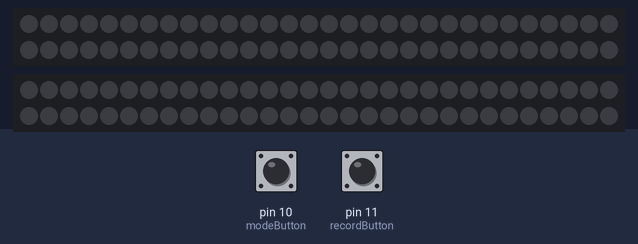
A sketch run on a simulated Arduino Uno, built with avr-gcc and run on an emulated ATmega328P. Parts: 2 × 60 RGB LEDs in strip order, left to right, continuing on the next row. Inputs (shaded band) come from the test bench; at power-on: pin 11 (recordButton) LOW, pin 10 (modeButton) LOW.

Above: at 1.2 s.
1.3 s: pin 11 (recordButton) pulled HIGH for 0.15 s
At 1.78 s:
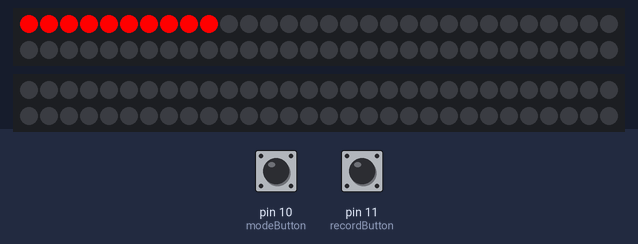
At 4.7 s:
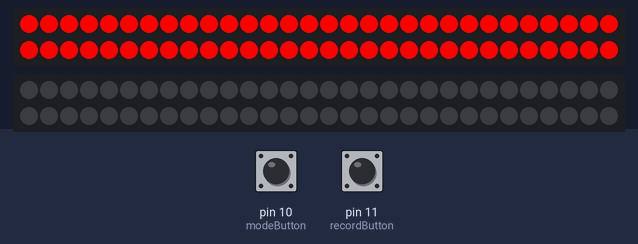

The sketch:

Spark_shell.ino
```cpp
#include <Adafruit_NeoPixel.h>
#ifdef __AVR__
  #include <avr/power.h>
#endif

#define PIN 6
#define PIN2 9

// Parameter 1 = number of pixels in strip
// Parameter 2 = Arduino pin number (most are valid)
// Parameter 3 = pixel type flags, add together as needed:
//   NEO_KHZ800  800 KHz bitstream (most NeoPixel products w/WS2812 LEDs)
//   NEO_KHZ400  400 KHz (classic 'v1' (not v2) FLORA pixels, WS2811 drivers)
//   NEO_GRB     Pixels are wired for GRB bitstream (most NeoPixel products)
//   NEO_RGB     Pixels are wired for RGB bitstream (v1 FLORA pixels, not v2)
//   NEO_RGBW    Pixels are wired for RGBW bitstream (NeoPixel RGBW products)
Adafruit_NeoPixel strip = Adafruit_NeoPixel(60, PIN, NEO_GRB + NEO_KHZ800);
Adafruit_NeoPixel modeLED = Adafruit_NeoPixel(60, PIN2, NEO_GRB + NEO_KHZ800);

// IMPORTANT: To reduce NeoPixel burnout risk, add 1000 uF capacitor across
// pixel power leads, add 300 - 500 Ohm resistor on first pixel's data input
// and minimize distance between Arduino and first pixel.  Avoid connecting
// on a live circuit...if you must, connect GND first.

const int recordButton = 11;     // the number of the pushbutton pin
const int modeButton = 10;     // the number of the pushbutton pin

int recordState = 0;         // variable for reading the pushbutton status
int modeState = 0;         // variable for reading the pushbutton status
bool ledMode = true;

void setup() {
  pinMode(recordButton, INPUT);
  pinMode(modeButton, INPUT);

  strip.begin();
  strip.show(); // Initialize all pixels to 'off'

  modeLED.begin();
  modeLED.show();
}

void loop() {
  recordState = digitalRead(recordButton);
  modeState = digitalRead(modeButton);

  if (recordState == HIGH) {
    // get GPS location from phone
    // store GPS on SD card
    // vibrate

    // this logic is the "detects a marked area" logic
    // here for testing
    if (ledMode){
      colorWipe(strip.Color(255, 0, 0), 50); // Red
      delay(1000);
      colorWipe(strip.Color(0, 0, 0), 50); // Off
    }
  }

  if (modeState == HIGH) {
    ledMode = !ledMode;

    if (ledMode == true){
      // turn on neopixel underneath mode button
      colorWipe2(modeLED.Color(255, 255, 255), 50); // white
    } else {
      colorWipe2(modeLED.Color(0, 0, 0), 50); // off
    }
  }
}

// Fill the dots one after the other with a color
void colorWipe(uint32_t c, uint8_t wait) {
  for(uint16_t i=0; i<strip.numPixels(); i++) {
    strip.setPixelColor(i, c);
    strip.show();
    delay(wait);
  }
}

// Fill the dots one after the other with a color
void colorWipe2(uint32_t c, uint8_t wait) {
  for(uint16_t i=0; i<strip.numPixels(); i++) {
    modeLED.setPixelColor(i, c);
    modeLED.show();
    delay(wait);
  }
}
```

Measured:
- after the input at 1.3 s, the LEDs: first change at once (image 1 shows a later state)
